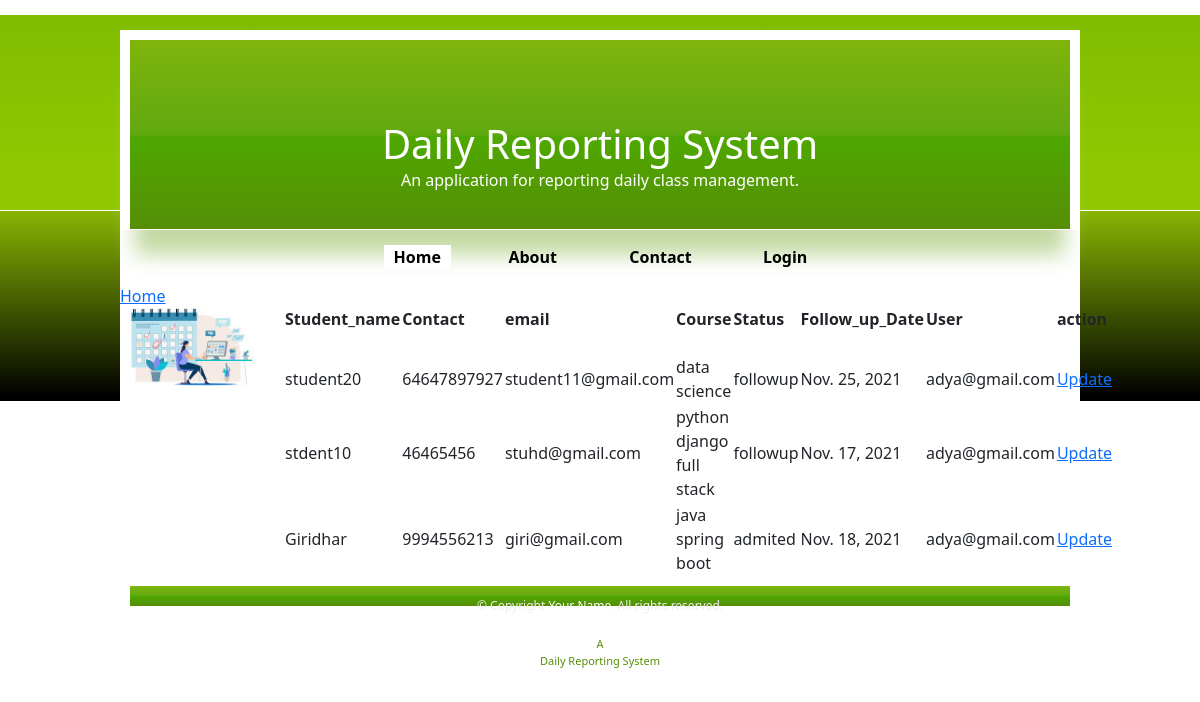
/telecaller/enquries/list (signed in), run on the app's committed database.
### telecaller/models.py (models this page shows, shortened)
class Enquiries(models.Model):
    student_name=models.CharField(max_length=30)
    contact=models.CharField(max_length=120)
    email=models.EmailField()
    course=models.ForeignKey(Course,on_delete=models.CASCADE)
    options=(
        ("admited","admited"),
        ("not_intersted","not_interested"),
        ("followup","followup")
    )
    status=models.CharField(max_length=30,choices=options,default="followup")
    followupdate=models.DateField()
    enquirydate=models.DateField(auto_now_add=True)
    created_by=models.ForeignKey(MyUser,models.CASCADE,null=True)

### centerhead/models.py (models this page shows)
class Course(models.Model):
    course=models.CharField(max_length=120,unique=True)
    active_status=models.BooleanField(default=True)
    def __str__(self):
        return self.course

### drs/models.py (models this page shows, shortened)
class MyUser(AbstractBaseUser):
    email = models.EmailField(
        verbose_name='email address',
        max_length=255,
        unique=True,
    )
    phone = models.CharField(max_length=12)
    option=(
        ("admin","admin"),
        ("telecaller","tellecaller"),
        ("counsilor","counsilor")
    )
    role=models.CharField(max_length=30,choices=option,default="telecaller")
    is_active = models.BooleanField(default=True)
    is_admin = models.BooleanField(default=False)
    objects = MyUserManager()
    USERNAME_FIELD = 'email'
    REQUIRED_FIELDS = ['phone','role']
    def __str__(self):
        return self.email

### telecaller/views.py (the view)
# urls.py: path("enquries/list",views.Enquirylist.as_view(),name="enquirylist"),
class Enquirylist(ListView):
    model = Enquiries
    template_name = "telecaller/enquries_list.html"
    context_object_name = "enquiries"
    def get_queryset(self):
        user=self.request.user
        return self.model.objects.filter(created_by=user)

### telecaller/templates/telecaller/enquries_list.html (shortened to what this page needs)
<!DOCTYPE html>
{%extends 'centerhead/index.html'%}
{%block body_block%}
{%load static%}
<link rel="stylesheet" href="{%static 'css/centerhead/employee.css'%}">
<div class="conatiner">
    <div class="row">
        <div class="col-2">
            <div><a href="{%url 'telecallerhome'%}">Home</a></div>
            <div><img src="{%static '/images/img.png'%}" class="img-fluid" alt="..."></div>
        </div>
        <div class="col-10">
            <table>
                <tr>
                    <th>Student_name</th>
                    <th>Contact</th>
                    <th>email</th>
                    <th>Course</th>
                    <th>Status</th>
                    <th>Follow_up_Date</th>
                    <th>User</th>
                    <th>action</th>
                </tr>
                {%for enquiry in enquiries%}
                <tr>
                    <td>{{enquiry.student_name}}</td>
                    <td>{{enquiry.contact}}</td>
                    <td>{{enquiry.email}}</td>
                    <td>{{enquiry.course}}</td>
                    <td>{{enquiry.status}}</td>
                    <td>{{enquiry.followupdate}}</td>
                    <td>{{enquiry.created_by}}</td>
                    <td><a href="{%url 'enquiryupdate' enquiry.id%}">Update</a></td>
                </tr>
                {%endfor%}
            </table>
        </div>
    </div>
</div>
{%endblock%}

### centerhead/templates/centerhead/index.html (shortened to what this page needs)
<!DOCTYPE html PUBLIC "-//W3C//DTD XHTML 1.0 Strict//EN" "http://www.w3.org/TR/xhtml1/DTD/xhtml1-strict.dtd">
{%load static%}
<html xmlns="http://www.w3.org/1999/xhtml" xml:lang="en">
<head>
    <link rel="stylesheet" href="{%static 'css/new.css'%}" type="text/css"/>
    <link href="https://cdn.jsdelivr.net/npm/bootstrap@5.1.3/dist/css/bootstrap.min.css" rel="stylesheet"
>
</head>
<body>
<div id="wrap">
    <div id="header">
        <h1><a href="#" title="Green Zone">Daily Reporting System</a></h1>
        <p>An application for reporting daily class management.</p>
    </div>
    <nav>
        <ul id="menu">
            <li><a class="current">Home</a></li>
            <li><a href="#" title="About">About</a></li>
            <li><a href="#" title="Contact">Contact</a></li>
            <li><a href="{%url 'loginview'%}" title="Sitemap">Login</a></li>
        </ul>
    </nav>
    {%block body_block%}
    {%endblock%}
        <div id="footer">
            <div class="notice">&copy; Copyright <a title="Your Name and Link" href="#">Your Name</a>. All rights
                reserved.
            </div>
        </div>
    </div>
    <div id="attribution">
	<span>A <a title="Open Source" href="http://www.mlpdesign.net/free-css-templates.php"></a>
        <a title="XHTML &amp; CSS by MLP Design" href="http://www.mlpdesign.net"></a><br/>
	<a title="Licensed under Creative Commons Non-Commercial" href="http://creativecommons.org/licenses/by-nc/3.0/">Daily Reporting System</a></span>
    </div>
</body>
</html>

### centerhead/static/css/new.css (style rules this page uses)
body { background-color:#000; color:#333; font: normal 14px "Open Sans", sans-serif; margin:0; }
h1,h2,h3,p,li { text-align:left; }
a { background-color:inherit; color:#333; text-decoration:none; }
#wrap { width:80%; background-color:#fff; color:inherit; padding:0; margin:30px auto 15px auto; }
#header { background: #7fb50c; background: -moz-linear-gradient(top, #7fb50c 0%, #61a810 50%, #4ea800 51%, #568e07 100%); background: -webkit-linear-gradient(top, #7fb50c 0%,#61a810 50%,#4ea800 51%,#568e07 100%); background: linear-gradient(to bottom, #7fb50c 0%,#61a810 50%,#4ea800 51%,#568e07 100%); filter: progid:DXImageTransform.Microsoft.gradient( startColorstr='#7fb50c', endColorstr='#568e07',GradientType=0 ); color:#fff; height:200px; -webkit-box-shadow: 0px 40px 20px -15px #C4D9A3; -moz-box-shadow: 0px 40px 20px -15px #c4d9a3; box-shadow: 0px 40px 20px -15px #c4d9a3; border:10px solid #fff; border-bottom:1px solid #fff; }
#header h1 { text-align:center; padding:0; margin:80px auto 0 auto; }
#header a { background-color:inherit; color:#fff; text-decoration:none; }
#header p { text-align:center; margin:0 auto; }
nav { text-align:center; margin:15px auto; }
ul#menu { list-style-type: none; margin: 0 auto; display: table; padding: 0; overflow: hidden; width:50%; }
ul#menu li { display: table-cell; text-align:center; }
ul#menu li a { background-color:inherit; color: #000; padding:10px; text-decoration:none; font-weight:bold; margin:0 1px; }
ul#menu li a:hover,ul#menu li a.current { background-color:#fff; color:#000; }
#footer { background: #7fb50c; background: -moz-linear-gradient(top, #7fb50c 0%, #61a810 50%, #4ea800 51%, #568e07 100%); background: -webkit-linear-gradient(top, #7fb50c 0%,#61a810 50%,#4ea800 51%,#568e07 100%); background: linear-gradient(to bottom, #7fb50c 0%,#61a810 50%,#4ea800 51%,#568e07 100%); filter: progid:DXImageTransform.Microsoft.gradient( startColorstr='#7fb50c', endColorstr='#568e07',GradientType=0 ); color:#fff; height:40px; text-align:center; font-size:12px; padding:0; margin:0 auto; border:10px solid #fff; }
#footer a { background-color:inherit; color:#fff; text-decoration:none; }
#footer .notice { background-color:inherit; color: #eee; padding:0; line-height:40px; }
#attribution { background-color:inherit; color:#568e07; text-align:center; font-size:11px; padding:5px 0; margin:0 auto; }
#attribution a { background-color:inherit; color:#568e07; text-decoration:none; }

### centerhead/static/css/centerhead/employee.css (style rules this page uses)
table { border-collapse: collapse; width: 100%; }
th { height: 70px; }

### data on the page
Enquiries: student_name "student20", contact "64647897927", email "student11@gmail.com", course "data science", status "followup", followupdate "Nov. 25, 2021", created_by "adya@gmail.com"
Enquiries: student_name "stdent10", contact "46465456", email "stuhd@gmail.com", course "python django full stack", status "followup", followupdate "Nov. 17, 2021", created_by "adya@gmail.com"
Enquiries: student_name "Giridhar", contact "9994556213", email "giri@gmail.com", course "java spring boot", status "admited", followupdate "Nov. 18, 2021", created_by "adya@gmail.com"
